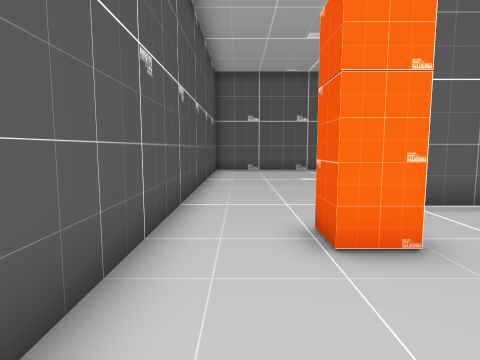
[1] (above)

24 first-person views from a walk through a 3-D level made in the Unity game engine. The camera is 1.2 m above the floor, tilts 6° down and sees 75° across. The floor is counted in squares, 1 m on a side. Each view is taken from the middle of a square. On the plan, view 1 faces up. The plan holds only what a view shows up to about 13 squares ahead; the rest is blank. The place goes on beyond the plan. The player is left out.

[2]
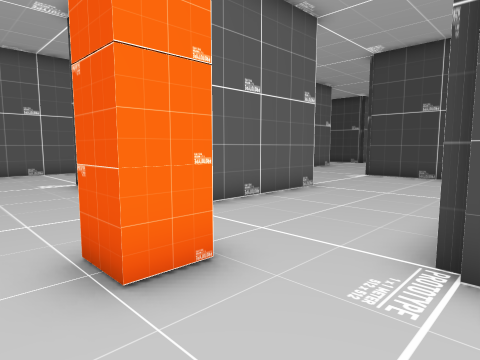

[3]
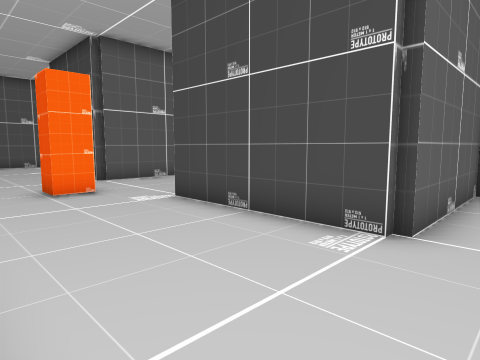

[4]
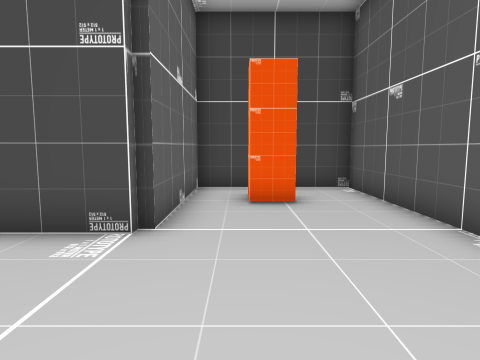

[5]
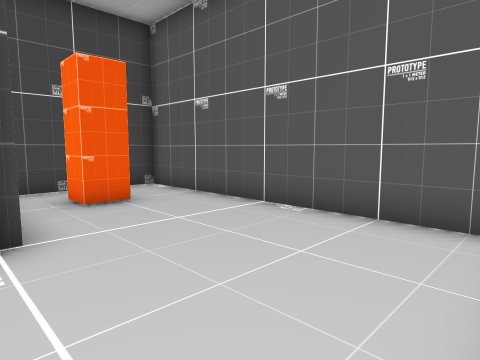

[6]
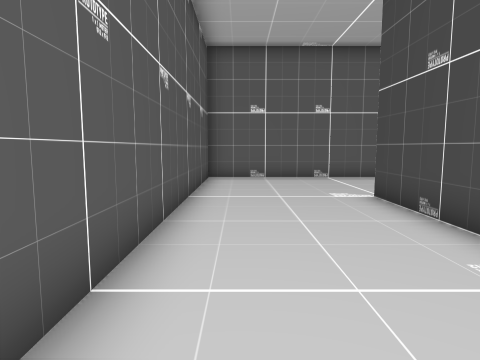

[7]
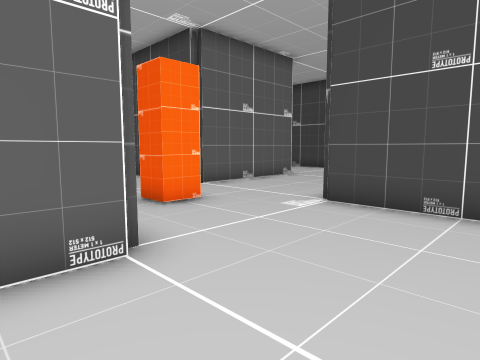

[8]
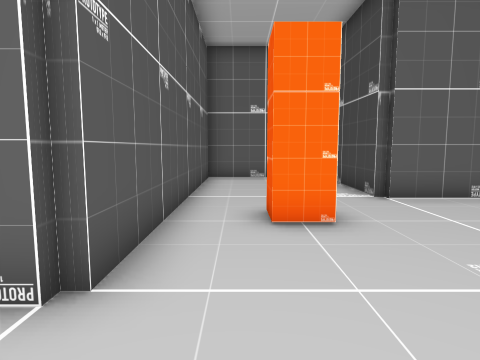

[9]
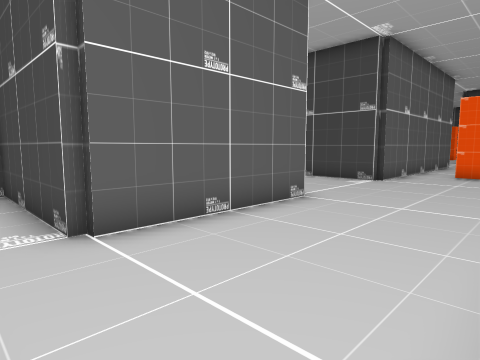

[10]
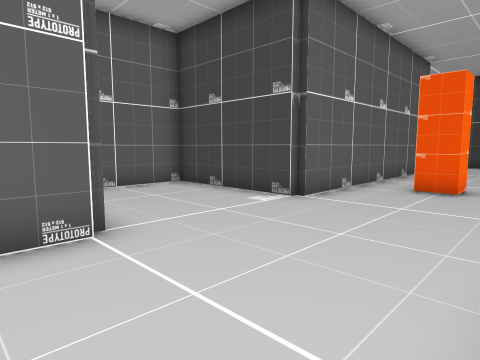

[11]
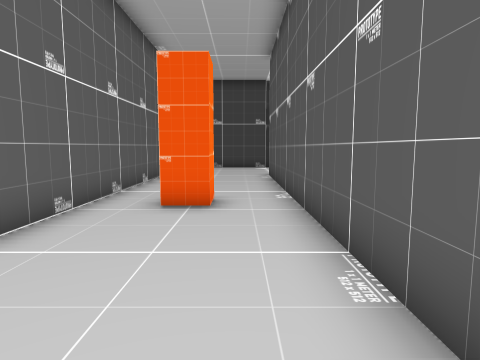

[12]
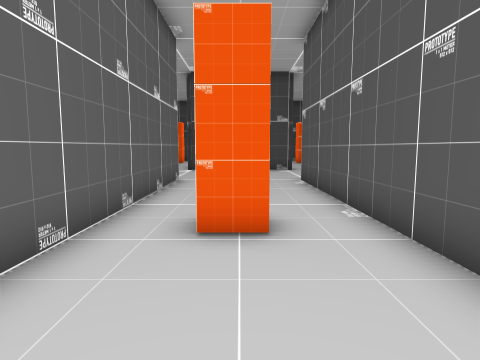

[13]
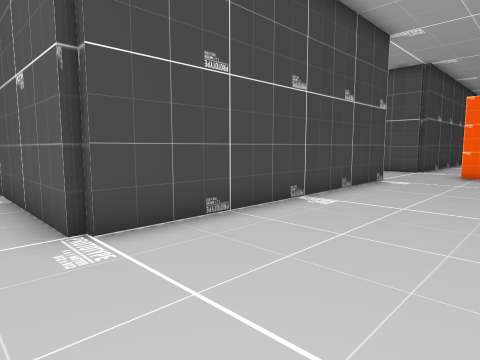

[14]
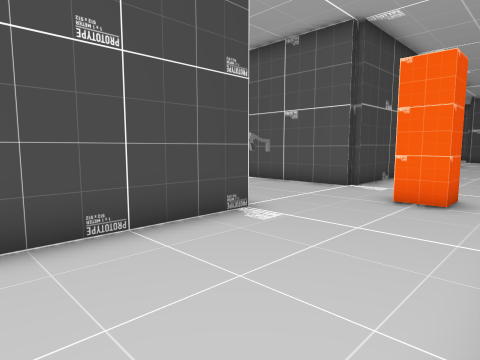

[15]
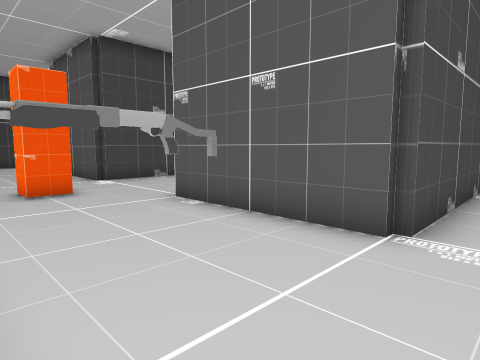

[16]
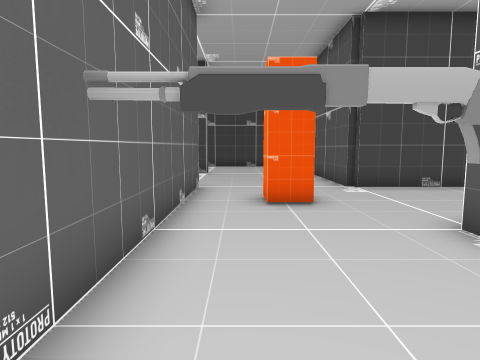

[17]
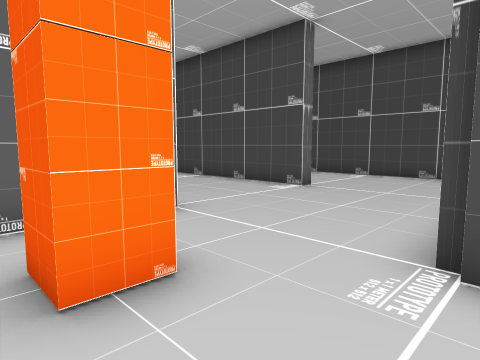

[18]
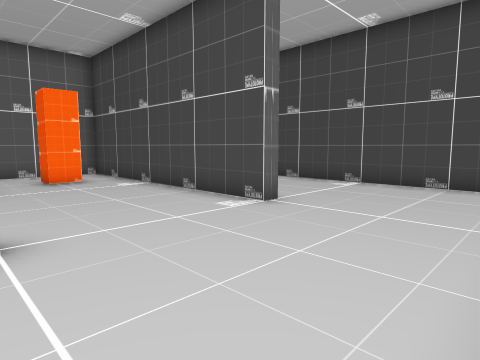

[19]
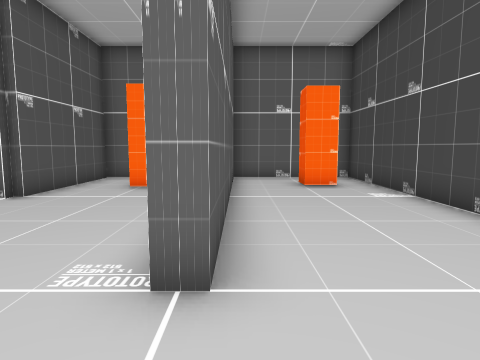

[20]
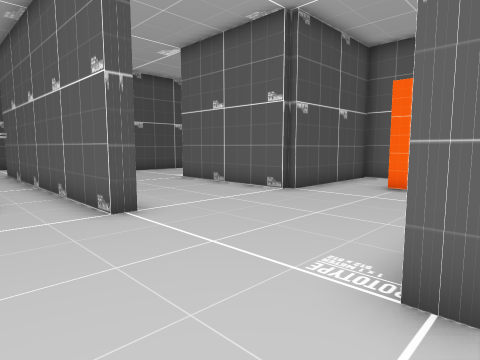

[21]
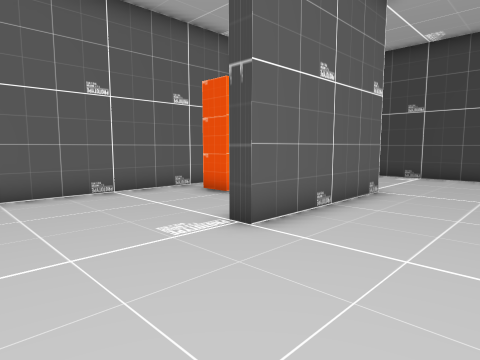

[22]
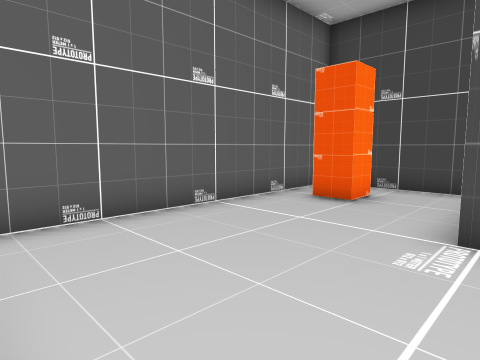

[23]
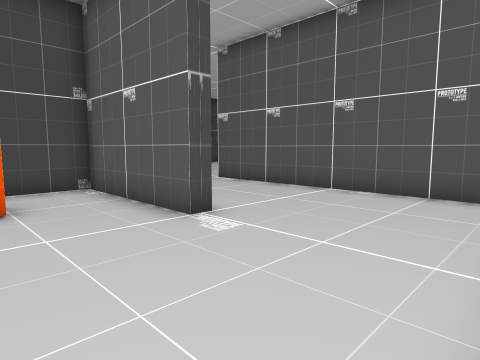

[24]
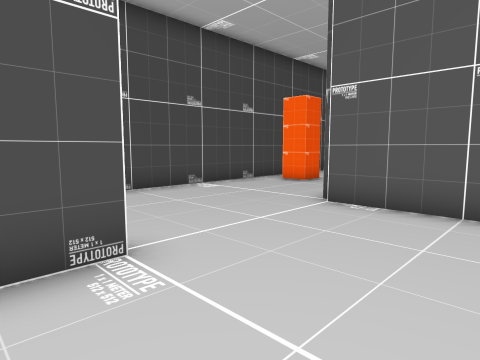

### Floor plan
Points are (right, up) in squares from view 1. A wall is a line through its corners. A room is listed if a view was taken in it or the views show most of it. See-through windows are left out.
Room 1 (views 1, 2, 3, 4, 5, 6, 7, 8, 9, 10, 11, 12, 13, 14, 15, 16, 17, 18, 19, 20, 21, 22, 23, 24)
walls: (15, -3.3) (23.5, -3.3) (23.5, -3.8) (13.5, -3.8); (13.2, -3.6) (13.2, 6.7) (18.6, 6.7); (8.6, 6.2) (3.5, 6.2); (23.6, 1.2) (18.5, 1.2) (18.5, 1.7) (23.3, 1.7) (23.3, 4.9); (21.5, 6.7) (33.5, 6.7); (22.5, 6.2) (14.6, 6.2); (13.2, 11.4) (13.2, 16.2); (18.6, 11.2) (13.5, 11.2); (26.2, 6.2) (23.8, 6.2) (23.8, 1.5); (3.3, 6.5) (3.3, 11.5); (13.2, -12.5) (13.2, -8.3) (18.5, -8.3); (28.8, 5.6) (28.8, -3.5) (28.3, -3.5) (28.3, 5.4); (23.3, -11.8) (23.3, -8.3) (28.5, -8.3); (11.1, 16.2) (8.8, 16.2) (8.8, 6.5); (5.4, 16.2) (-1.2, 16.2) (-1.2, 1.5); (-0.4, -8.3) (8.2, -8.3) (8.2, -3.8) (3.3, -3.8) (3.3, 1.5); (33.5, 11.2) (23.3, 11.2) (23.3, 16.2) (20.5, 16.2); (33.3, -12.4) (33.3, 6.2) (28.8, 6.2)
objects: other object (1, 4) to (2, 4); other object (6, -6) to (6, -5); other object (11, -7) to (11, -6); other object (11, 9) to (11, 10); other object (16, -7) to (16, -5); other object (21, -6); other object (21, 4) to (21, 5); other object (26, 4); other object (26, 9) to (27, 9); other object (31, 4) to (32, 4); other object (32, -12)

Where each view was taken, in squares from view 1:
view 1: 0 up, 0 right, facing up
view 2: 1 up, 0 right, facing up-right
view 3: 5 down, 1 left, facing up-right
view 4: 5 down, 1 left, facing right
view 5: 3 down, 1 left, facing down-right
view 6: 4 up, 0 right, facing up
view 7: 3 up, 7 right, facing up-right
view 8: 4 up, 10 right, facing up
view 9: 7 up, 12 right, facing up-right
view 10: 7 up, 17 right, facing up-right
view 11: 8 up, 20 right, facing right
view 12: 9 up, 22 right, facing right
view 13: 8 up, 9 right, facing down-right
view 14: 1 up, 9 right, facing down-right
view 15: 4 down, 12 right, facing down-right
view 16: 5 down, 14 right, facing right
view 17: 9 down, 20 right, facing up-right
view 18: 8 down, 23 right, facing up-right
view 19: 6 down, 29 right, facing up
view 20: 6 down, 29 right, facing up-left
view 21: 2 down, 15 right, facing up-right
view 22: 1 up, 14 right, facing up-right
view 23: 5 up, 14 right, facing down-right
view 24: 2 down, 25 right, facing down-right
